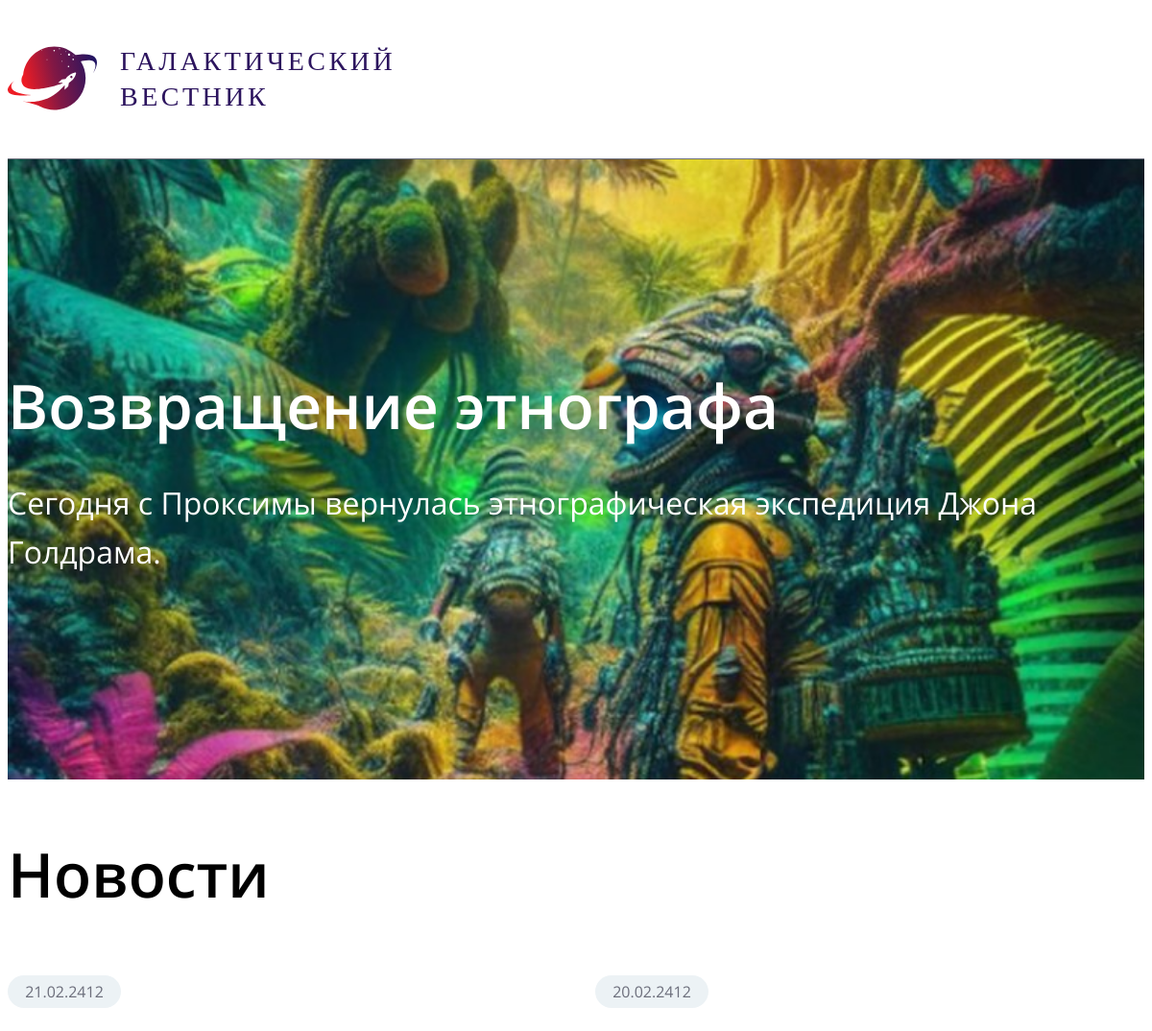
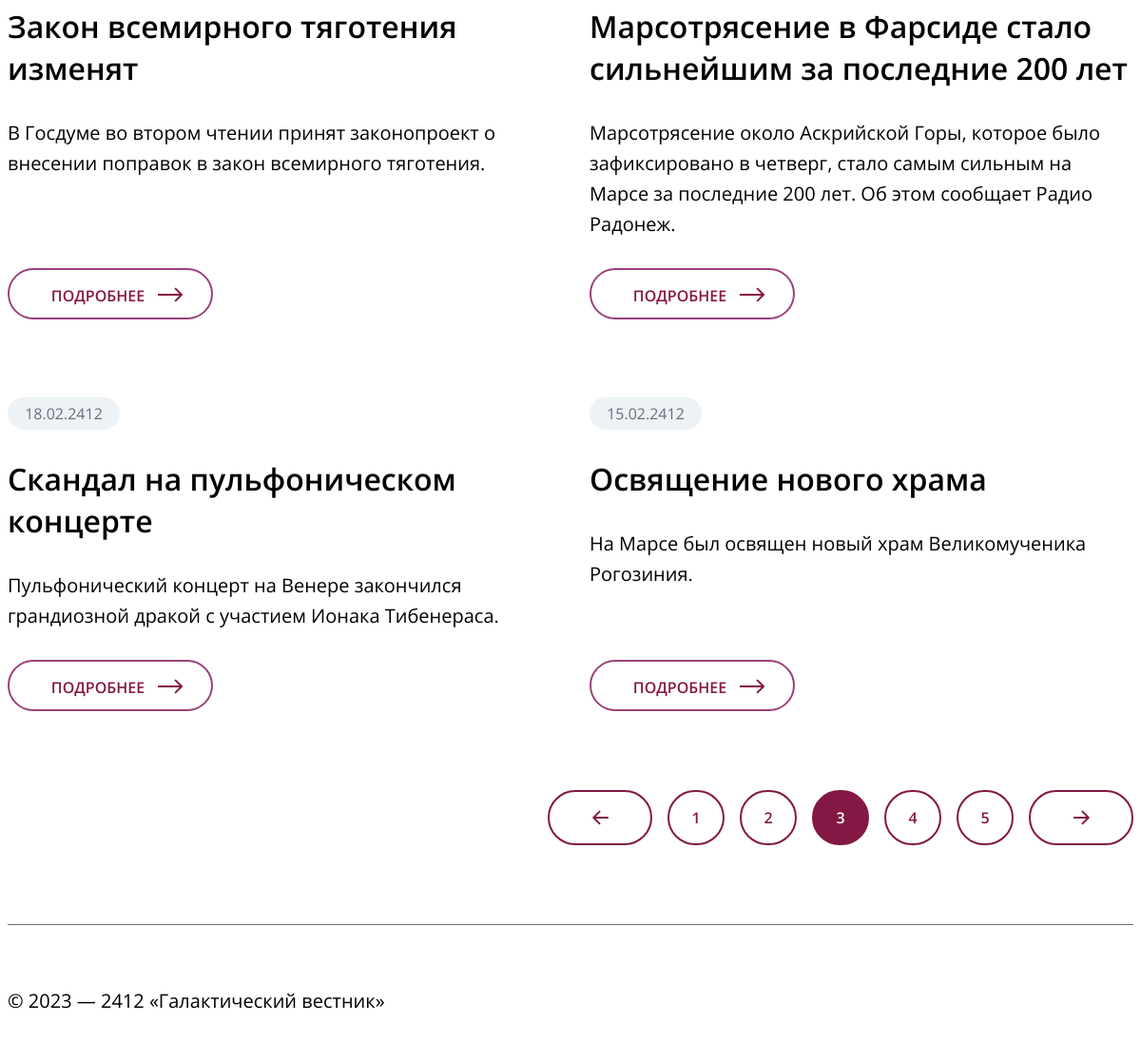
The app's page /news?page=3 with its own data (2 pictures, top to bottom).
### tables this page shows
CREATE TABLE `news` (
  `id` int(11) unsigned NOT NULL AUTO_INCREMENT,
  `date` datetime NULL DEFAULT NULL,
  `title` varchar(250) NOT NULL DEFAULT '',
  `announce` text NULL DEFAULT NULL,
  `content` text NULL DEFAULT NULL,
  `image` varchar(250) NOT NULL DEFAULT '',
  PRIMARY KEY (`id`),
  KEY `id` (`id`),

  KEY `idx_news_date` (`date`));

### views/View.php (called while the page is built)
<?php
class View {
	public function render($tpl, $pageData) {
		include ROOT . $tpl;
	}
}

### conf/route.php (called while the page is built, shortened)
<?php
class Routing {
	public static function buildRoute() {
		$action = "news";
		$controller = new $controllerName();
		$controller->$action();
	}
}

### conf/config.php (called while the page is built, shortened)
<?php
require_once("db.php");
require_once("route.php");
require_once MODEL_PATH . 'Model.php';
require_once VIEW_PATH . 'View.php';
Routing::buildRoute();

### index.php (called while the page is built)
<?php
require_once("conf/config.php");

### models/Model.php (called while the page is built, shortened)
<?php
class Model {
	public function __construct() {
		$this->db = DB::connToDB();
	}
}

### conf/db.php (called while the page is built, shortened)
<?php
class DB{
	public static function connToDB() {
		$user = self::USER;
		$pass = self::PASS;
		$host = self::HOST;
		$db   = self::DB;
		$conn = new PDO("mysql:dbname=$db;host=$host", $user, $pass);
		return $conn;
	}
}

### models/NewsModel.php (called while the page is built, shortened)
<?php
class NewsModel extends Model {
	public function getNews($page, $limit) {
        $offset = ($page - 1) * $limit;
        $sql = "SELECT id, date, title, announce FROM news ORDER BY date DESC LIMIT ? OFFSET ?";
        $stmt = $this->db->prepare($sql);
        $stmt->bindValue(1, $limit, PDO::PARAM_INT );
        $stmt->bindValue(2, $offset, PDO::PARAM_INT);
        $stmt->execute();
        $res = $stmt->fetchAll(PDO::FETCH_ASSOC);
        return $res;
    }
    public function getLastNews() {
        $sql = "SELECT title, announce, image FROM news ORDER BY date DESC LIMIT 1";
        $stmt = $this->db->prepare($sql);
        $stmt->execute();
        $res = $stmt->fetch(PDO::FETCH_ASSOC);
        return $res;
    }
}

### views/news.php (the view, shortened to what this page needs)
<!DOCTYPE html>
<html lang="ru">
<head>
    <link rel="stylesheet" href="../css/fonts.css">
    <link rel="stylesheet" href="../css/root.css">
    <link rel="stylesheet" href="./css/news.css">
</head>
<body>
    <?php include("header.php") ?>
    <main>
        <?php $last = $pageData['last'] ?>
        <section class="last-news" style="background-image: url('images/<?php echo $last['image'] ?>');">
            <div class="last-news__wrapper">
                <h1 class="last-news__title"><?php echo $last['title'] ?></h1>
                <div class="last-news__announce"><?php echo $last['announce'] ?></div>
            </div>
        </section>
        <section class="news">
            <h1 class="news__header">Новости</h1>
            <div class="news__content">
                <?php foreach($pageData['news'] as $item): ?>
                    <a class="news__wrapper" href="/news/?id=<?php echo $item['id'] ?>">
                        <div class="news__date">
                            <?php echo date('d.m.Y', strtotime($item['date'])); ?>
                        </div>
                        <h2 class="news__title"><?php echo $item['title'] ?></h2>
                        <div class="news__announce"><?php echo $item['announce'] ?></div>
                        <button class="news__button">Подробнее</button>
                    </a>
                <?php endforeach; ?>
            </div>
        </section>
        <section class="pages">
            <?php $page = $pageData['page'] ?>
            <?php if($page > 1): ?>
                <a class="pages__prev" href="/news?page=<?php echo $page - 1 ?>">
                    <img src="images/arrow_next.svg" alt="prev page">
                </a>
            <?php endif; ?>
            <?php if($page > 2): ?>
                <a class="pages__num" href="/news?page=<?php echo $page - 2 ?>"><?php echo $page - 2 ?></a>
            <?php endif; ?>
            <?php if($page > 1): ?>
                <a class="pages__num" href="/news?page=<?php echo $page - 1 ?>"><?php echo $page - 1 ?></a>
            <?php endif; ?>
            <a class="pages__num pages__num_cur" href="/news?page=<?php echo $page ?>"><?php echo $page ?></a>
            <?php if($page < $pageData['total_pages']): ?>
                <a class="pages__num" href="/news?page=<?php echo $page + 1 ?>"><?php echo $page + 1 ?></a>
            <?php endif; ?>
            <?php if($page < $pageData['total_pages'] - 1): ?>
                <a class="pages__num" href="/news?page=<?php echo $page + 2 ?>"><?php echo $page + 2 ?></a>
            <?php endif; ?>
            <?php if($page < $pageData['total_pages']): ?>
                <a class="pages__next" href="/news?page=<?php echo $page + 1 ?>">
                    <img src="images/arrow_next.svg" alt="next page">
                </a>
            <?php endif; ?>
        </section>
    </main>
    <?php include("footer.php") ?>
</body>
</html>

### css/root.css (style rules this page uses)
:root { --color-text: #000000; --color-grey: #6C6E7B; --color-brand: #841844; --color-lightgrey: #ECF2F5; --color-white: #FFFFFF; }

### css/news.css (style rules this page uses)
h1, h2, p { margin: 0; }
a, a:active, a:hover { text-decoration: none; }
.last-news { width: 100%; height: 646px; background-size: cover; background-position: center; margin-bottom: 54px; }
.last-news__wrapper { max-width: 1520px; height: 100%; margin: 0 auto; display: flex; flex-direction: column; justify-content: center; }
.last-news__title { font-family: 'Open Sans'; font-style: normal; font-weight: 600; font-size: 64px; line-height: 140%; color: var(--color-white); margin-bottom: 30px; }
.last-news__announce { font-family: 'Open Sans'; font-style: normal; font-weight: 400; font-size: 32px; line-height: 160%; color: var(--color-white); }
.news { max-width: 1520px; margin: 0 auto; }
.news__header { font-family: 'Open Sans'; font-style: normal; font-weight: 600; font-size: 64px; line-height: 140%; color: var(--color-text); margin-bottom: 60px; }
.news__content { display: grid; grid-template-columns: repeat(2, 1fr); row-gap: 82px; column-gap: 40px; margin-bottom: 83px; }
.news__wrapper { display: flex; flex-direction: column; justify-content: flex-start; }
.news__date { width: 118px; height: 34px; background: var(--color-lightgrey); border-radius: 20px; display: flex; justify-content: center; align-items: center; margin-bottom: 30px; font-family: 'Open Sans'; font-style: normal; font-weight: 400; font-size: 16px; line-height: 22px; color: var(--color-grey); }
.news__title { font-family: 'Open Sans'; font-style: normal; font-weight: 600; font-size: 32px; line-height: 44px; color: var(--color-text); margin-bottom: 30px; }
.news__announce { font-family: 'Open Sans'; font-style: normal; font-weight: 400; font-size: 20px; line-height: 160%; color: var(--color-text); margin-bottom: auto; }
.news__button { position: relative; margin-top: 30px; padding: 16px 41px; padding-left: 15px; width: 216px; height: 54px; border: 2px solid #9B407A; border-radius: 50px; background-color: inherit; font-family: 'Open Sans'; font-style: normal; font-weight: 600; font-size: 16px; line-height: 22px; color: var(--color-brand); text-transform: uppercase; cursor: pointer; }
.news__button::after { content: ""; background-image: url('/images/arrow.svg'); width: 26px; height: 16px; position: absolute; right: 30px; top: 18px; }
.pages { max-width: 1520px; margin: 0 auto; display: flex; justify-content: end; margin-bottom: 83px; }
.pages__prev { display: flex; justify-content: center; align-items: center; width: 106px; height: 54px; border: 2px solid var(--color-brand); border-radius: 50px; margin-right: 16px; }
.pages__prev img { transform: rotate(180deg); }
.pages__num { display: flex; justify-content: center; align-items: center; width: 56px; height: 54px; border: 2px solid var(--color-brand); border-radius: 50px; font-family: 'Open Sans'; font-style: normal; font-weight: 600; font-size: 16px; line-height: 22px; text-transform: uppercase; color: var(--color-brand); margin-right: 16px; }
.pages__num_cur { background-color: var(--color-brand); color: var(--color-white); }
.pages__next { display: flex; justify-content: center; align-items: center; width: 106px; height: 54px; border: 2px solid var(--color-brand); border-radius: 50px; }

### records on screen
news: image (picture), title "Возвращение этнографа", announce "Сегодня с Проксимы вернулась этнографическая экспедиция Джона Голдрама."
news: date "21.02.2412", title "Закон всемирного тяготения изменят", announce "В Госдуме во втором чтении принят законопроект о внесении поправок в закон всемирного тяготения."
news: date "20.02.2412", title "Марсотрясение в Фарсиде стало сильнейшим за последние 200 лет", announce "Марсотрясение около Аскрийской Горы, которое было зафиксировано в четверг, стало самым сильным на Марсе за последние 200 лет. Об этом сообщает Радио Радонеж."
news: date "18.02.2412", title "Скандал на пульфоническом концерте", announce "Пульфонический концерт на Венере закончился грандиозной дракой с участием Ионака Тибенераса."
news: date "15.02.2412", title "Освящение нового храма", announce "На Марсе был освящен новый храм Великомученика Рогозиния."

### other values on screen
$page - 2 "1"
$page - 1 "2"
$page "3"
$page + 1 "4"
$page + 2 "5"
